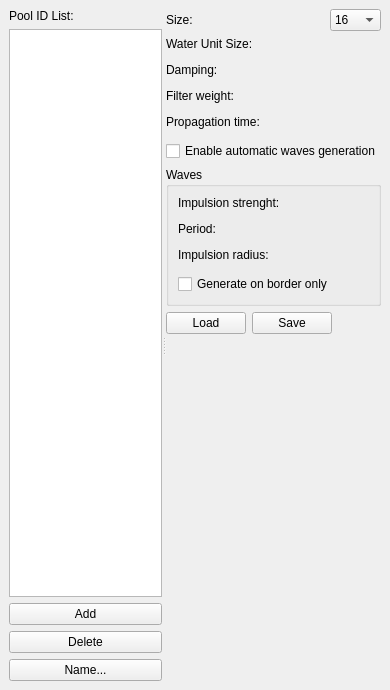
<?xml version="1.0" encoding="UTF-8"?>
<ui version="4.0">
 <class>CWaterPoolDialog</class>
 <widget class="QDockWidget" name="CWaterPoolDialog">
  <property name="geometry">
   <rect>
    <x>0</x>
    <y>0</y>
    <width>390</width>
    <height>690</height>
   </rect>
  </property>
  <property name="windowTitle">
   <string>Water pool editor</string>
  </property>
  <widget class="QWidget" name="dockWidgetContents">
   <layout class="QGridLayout" name="gridLayout_2">
    <item row="0" column="0">
     <widget class="QSplitter" name="splitter">
      <property name="orientation">
       <enum>Qt::Horizontal</enum>
      </property>
      <widget class="QWidget" name="layoutWidget">
       <layout class="QVBoxLayout" name="verticalLayout">
        <property name="sizeConstraint">
         <enum>QLayout::SetMinimumSize</enum>
        </property>
        <item>
         <widget class="QLabel" name="label_9">
          <property name="text">
           <string>Pool ID List:</string>
          </property>
         </widget>
        </item>
        <item>
         <widget class="QListWidget" name="listWidget"/>
        </item>
        <item>
         <widget class="QPushButton" name="pushButton_3">
          <property name="text">
           <string>Add</string>
          </property>
         </widget>
        </item>
        <item>
         <widget class="QPushButton" name="pushButton_4">
          <property name="text">
           <string>Delete</string>
          </property>
         </widget>
        </item>
        <item>
         <widget class="QPushButton" name="pushButton_5">
          <property name="text">
           <string>Name...</string>
          </property>
         </widget>
        </item>
       </layout>
      </widget>
      <widget class="QWidget" name="">
       <layout class="QVBoxLayout" name="verticalLayout_2">
        <item>
         <layout class="QHBoxLayout" name="horizontalLayout">
          <item>
           <widget class="QLabel" name="label">
            <property name="text">
             <string>Size:</string>
            </property>
           </widget>
          </item>
          <item>
           <spacer name="horizontalSpacer_2">
            <property name="orientation">
             <enum>Qt::Horizontal</enum>
            </property>
            <property name="sizeHint" stdset="0">
             <size>
              <width>40</width>
              <height>20</height>
             </size>
            </property>
           </spacer>
          </item>
          <item>
           <widget class="QComboBox" name="comboBox">
            <item>
             <property name="text">
              <string>16</string>
             </property>
            </item>
            <item>
             <property name="text">
              <string>32</string>
             </property>
            </item>
            <item>
             <property name="text">
              <string>64</string>
             </property>
            </item>
            <item>
             <property name="text">
              <string>128</string>
             </property>
            </item>
            <item>
             <property name="text">
              <string>256</string>
             </property>
            </item>
            <item>
             <property name="text">
              <string>512</string>
             </property>
            </item>
           </widget>
          </item>
         </layout>
        </item>
        <item>
         <widget class="QLabel" name="label_8">
          <property name="text">
           <string>Water Unit Size:</string>
          </property>
         </widget>
        </item>
        <item>
         <widget class="NLQT::CEditRangeFloatWidget" name="widget" native="true"/>
        </item>
        <item>
         <widget class="QLabel" name="label_2">
          <property name="text">
           <string>Damping:</string>
          </property>
         </widget>
        </item>
        <item>
         <widget class="NLQT::CEditRangeFloatWidget" name="widget_2" native="true"/>
        </item>
        <item>
         <widget class="QLabel" name="label_3">
          <property name="text">
           <string>Filter weight:</string>
          </property>
         </widget>
        </item>
        <item>
         <widget class="NLQT::CEditRangeFloatWidget" name="widget_3" native="true"/>
        </item>
        <item>
         <widget class="QLabel" name="label_7">
          <property name="text">
           <string>Propagation time:</string>
          </property>
         </widget>
        </item>
        <item>
         <widget class="NLQT::CEditRangeFloatWidget" name="widget_4" native="true"/>
        </item>
        <item>
         <widget class="QCheckBox" name="checkBox">
          <property name="text">
           <string>Enable automatic waves generation</string>
          </property>
         </widget>
        </item>
        <item>
         <widget class="QGroupBox" name="groupBox">
          <property name="title">
           <string>Waves</string>
          </property>
          <layout class="QGridLayout" name="gridLayout">
           <item row="0" column="0">
            <widget class="QLabel" name="label_4">
             <property name="text">
              <string>Impulsion strenght:</string>
             </property>
            </widget>
           </item>
           <item row="1" column="0">
            <widget class="NLQT::CEditRangeFloatWidget" name="widget_5" native="true"/>
           </item>
           <item row="2" column="0">
            <widget class="QLabel" name="label_5">
             <property name="text">
              <string>Period:</string>
             </property>
            </widget>
           </item>
           <item row="3" column="0">
            <widget class="NLQT::CEditRangeFloatWidget" name="widget_6" native="true"/>
           </item>
           <item row="4" column="0">
            <widget class="QLabel" name="label_6">
             <property name="text">
              <string>Impulsion radius:</string>
             </property>
            </widget>
           </item>
           <item row="5" column="0">
            <widget class="NLQT::CEditRangeUIntWidget" name="widget_7" native="true"/>
           </item>
           <item row="6" column="0">
            <widget class="QCheckBox" name="checkBox_2">
             <property name="text">
              <string>Generate on border only</string>
             </property>
            </widget>
           </item>
          </layout>
         </widget>
        </item>
        <item>
         <layout class="QHBoxLayout" name="horizontalLayout_2">
          <item>
           <widget class="QPushButton" name="pushButton">
            <property name="text">
             <string>Load</string>
            </property>
           </widget>
          </item>
          <item>
           <widget class="QPushButton" name="pushButton_2">
            <property name="text">
             <string>Save</string>
            </property>
           </widget>
          </item>
          <item>
           <spacer name="horizontalSpacer">
            <property name="orientation">
             <enum>Qt::Horizontal</enum>
            </property>
            <property name="sizeHint" stdset="0">
             <size>
              <width>40</width>
              <height>20</height>
             </size>
            </property>
           </spacer>
          </item>
         </layout>
        </item>
        <item>
         <spacer name="verticalSpacer">
          <property name="orientation">
           <enum>Qt::Vertical</enum>
          </property>
          <property name="sizeHint" stdset="0">
           <size>
            <width>20</width>
            <height>40</height>
           </size>
          </property>
         </spacer>
        </item>
       </layout>
      </widget>
     </widget>
    </item>
   </layout>
  </widget>
 </widget>
 <customwidgets>
  <customwidget>
   <class>NLQT::CEditRangeUIntWidget</class>
   <extends>QWidget</extends>
   <header>edit_range_widget.h</header>
   <container>1</container>
  </customwidget>
  <customwidget>
   <class>NLQT::CEditRangeFloatWidget</class>
   <extends>QWidget</extends>
   <header>edit_range_widget.h</header>
   <container>1</container>
  </customwidget>
 </customwidgets>
 <resources/>
 <connections/>
</ui>
